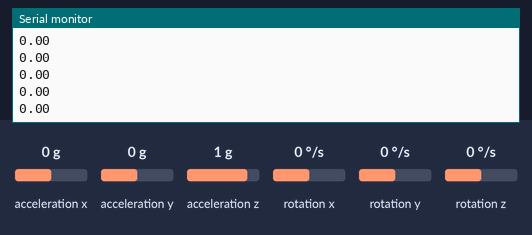
The sketch below on a simulated Arduino Uno, built with avr-gcc and run on an emulated ATmega328P. Parts: the last lines printed to the serial monitor. Wiring (inferred from the names in the program): MPU-6050 motion sensor at I2C address 0x68. Inputs (shaded band) come from the test bench; at power-on: rotation y 0 °/s, acceleration x 0 g, acceleration y 0 g, acceleration z 1 g, rotation x 0 °/s, rotation z 0 °/s.

Above: at 1.2 s.
1.3 s: rotation y set to -192 °/s
At 2.0 s:
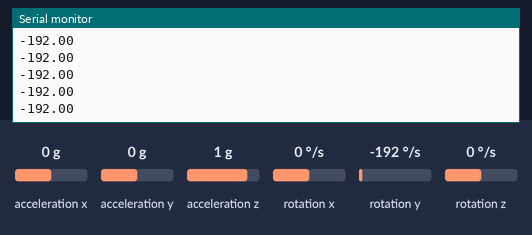
2.8 s: rotation y set to -100 °/s
At 3.6 s:
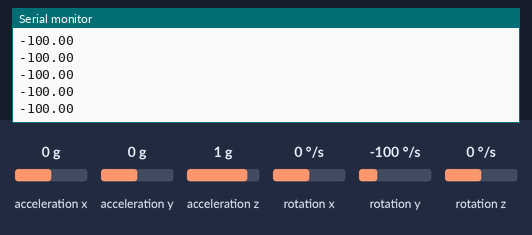
Timing chart, 0 to 5.8 s (numbered marks = the images above; inputs shaded):
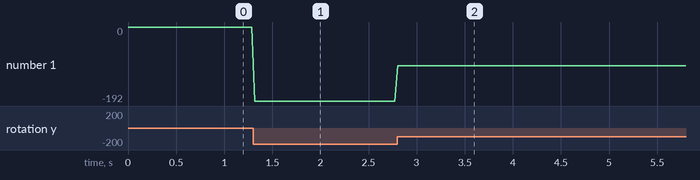

The sketch:

read-imu-input.ino
```cpp
#include <Wire.h> // use the wire library
int mpu = 0x68; // I2C address of MPU-6050
int16_t AcX, AcY, AcZ, Tmp, GyX, GyY, GyZ;

void setup() {
  Serial.begin(9600); // initiate serial communication for sensor data
  Wire.begin();
  Wire.beginTransmission(mpu);
  Wire.write(0x6B); // PWR_MGMT_1 register
  Wire.write(0); // Wake mup MPU-6050
  Wire.endTransmission(true);
}

void loop() {
  Wire.beginTransmission(mpu);
  Wire.write(0x3B);
  Wire.endTransmission(false);
  Wire.requestFrom(mpu,14,true);
  AcX = Wire.read() <<8|Wire.read();
  AcY = Wire.read() <<8|Wire.read();
  AcZ = Wire.read() <<8|Wire.read();
  Tmp = Wire.read() <<8|Wire.read();
  GyX = Wire.read() <<8|Wire.read();
  GyY = Wire.read() <<8|Wire.read();
  GyZ = Wire.read() <<8|Wire.read();
  Serial.println(GyY/131.0);
  delay(30); //33
}
```

Measured:
- after the input at 1.3 s, the serial monitor: prints a new line at once (image 1)
- after the input at 2.8 s, the serial monitor: prints a new line at once (image 2)
- plotted number 1: 0 → -192 after the input at 1.3 s, -192 → -100 after the input at 2.8 s
